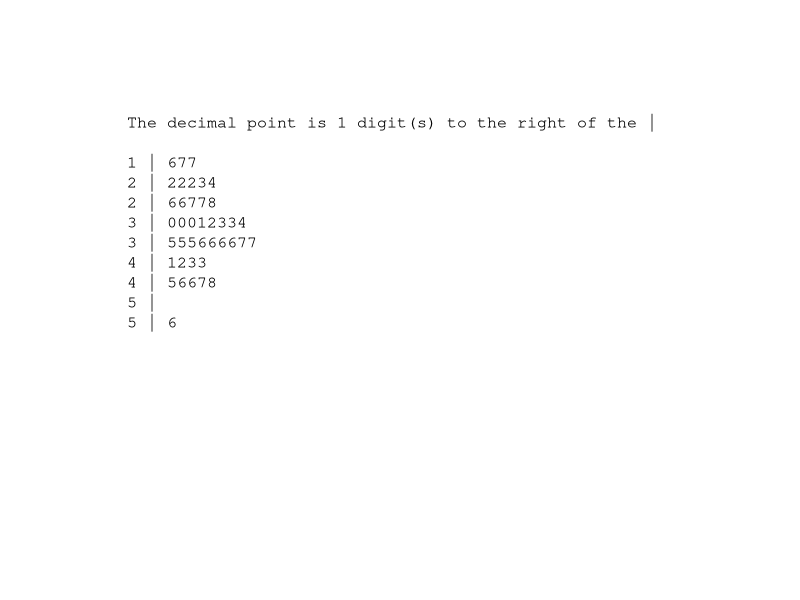
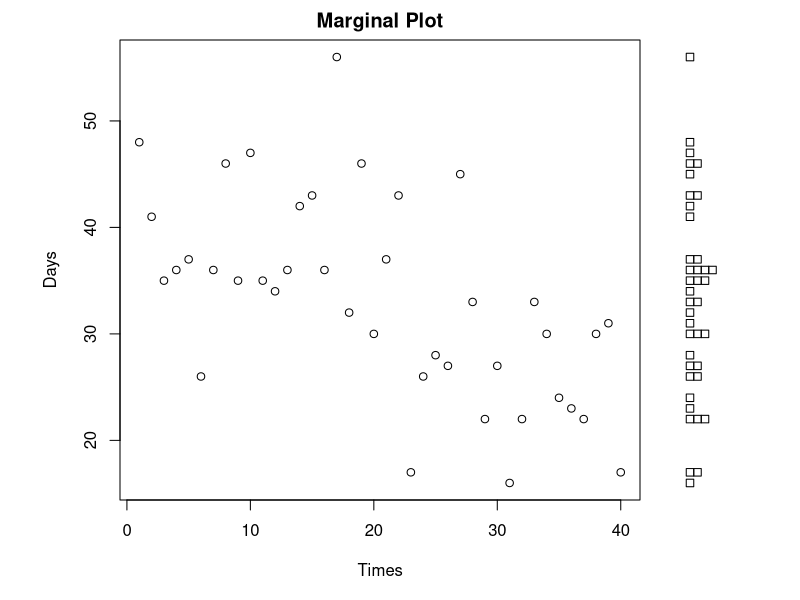
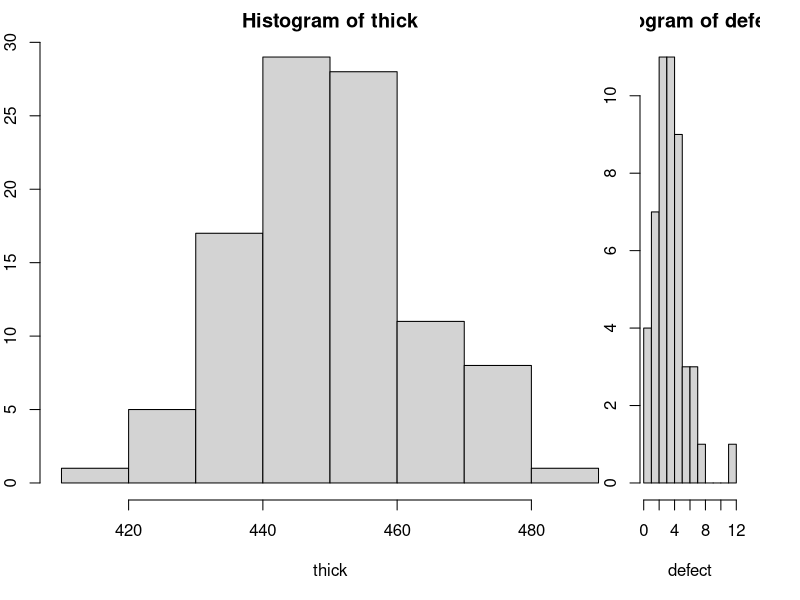
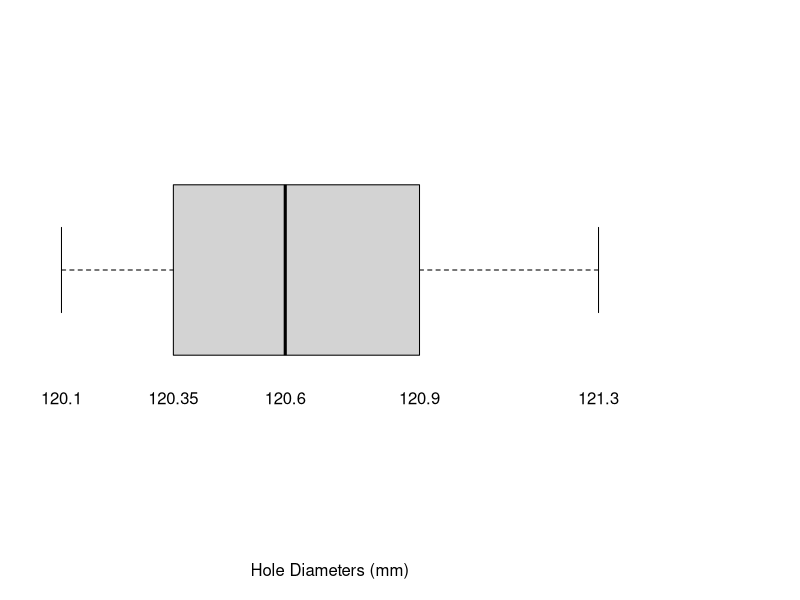
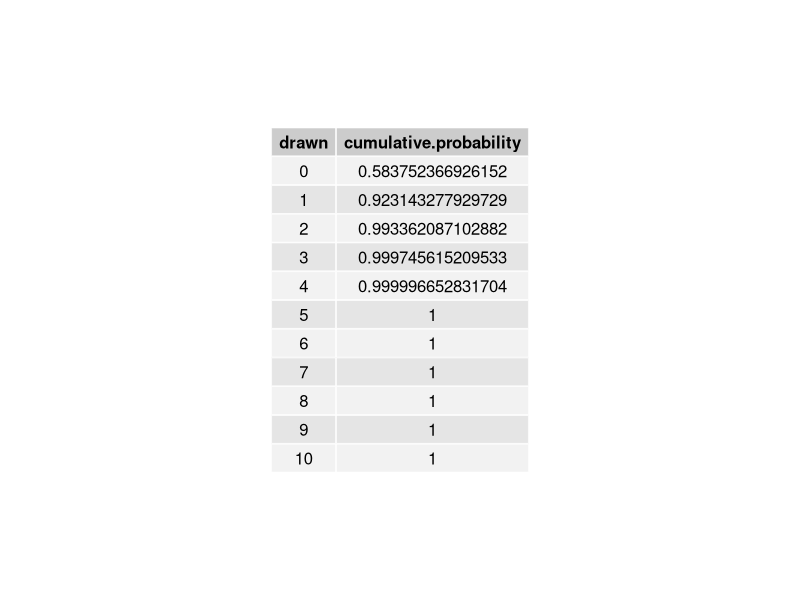
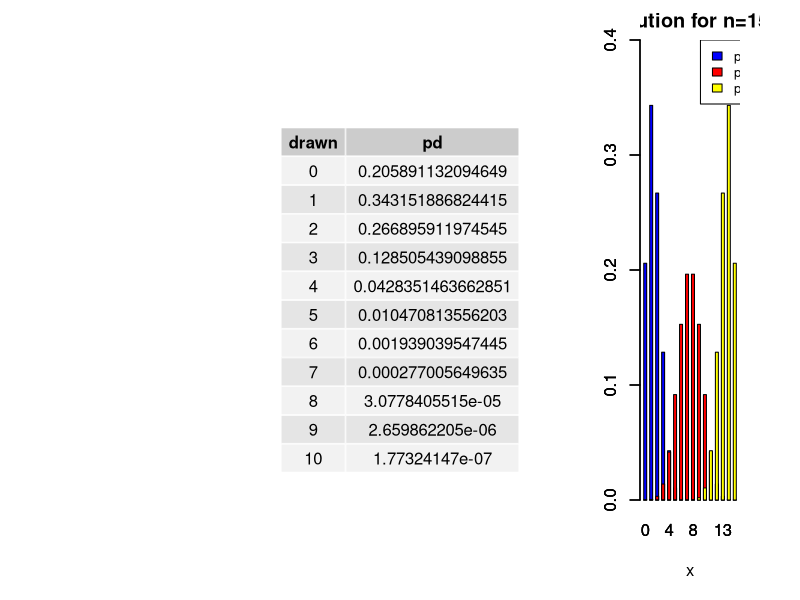
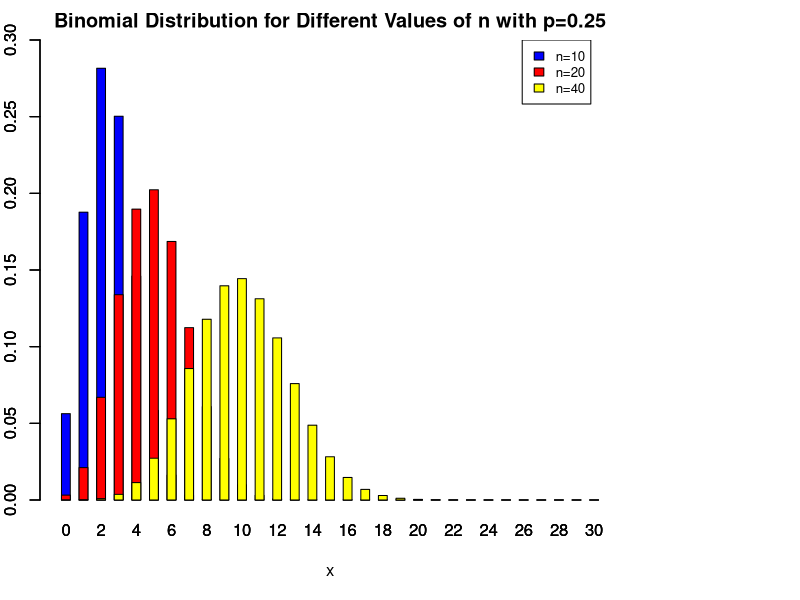

These figures' R source, in order: (Note: this script raises an error after producing the figures.)
## ---- chunk 1
days <- c(48,41,35,36,37,26,36,46,35,47,35,34,36,42,43,36,56,32,46,30,37,43,17,26,28,27,45,33,22,27,16,22,33,30,24,23,22,30,31,17)
tempplot1 <- capture.output(stem(days))
plot.new()
text(0,1,paste(tempplot1,collapse='\n'),adj=c(0,1),family='mono')

## ---- chunk 2
times<- seq(1:40)
df <- data.frame(times,days)
new_layout <- layout(matrix(c(1,2),nrow=1,ncol=2),widths=c(5,1),heights=c(5,5),TRUE)
par(mar=c(5,4,2,0))
plot(df,xlab="Times",ylab="Days",main="Marginal Plot")
par(mar=c(5,0,2,1))
stripchart(days,method="stack",offset=0.5,vertical=TRUE,axes=FALSE)
## ---- chunk 3
thick <- c(438,413,444,468,445,472,474,454,455,449,450,450,450,459,466,470,457,441,450,445,487,430,446,450,456,433,455,459,423,455,451,437,444,453,434,454,448,435,432,441,452,465,466,473,471,464,478,446,459,464,441,444,458,454,437,443,465,435,444,457,444,471,471,458,459,449,462,460,445,437,461,453,452,438,445,435,454,428,454,434,432,431,455,447,454,435,425,449,449,452,471,458,445,463,423,451,440,442,441,439)
hist(thick)

defect <- c(6,1,5,7,8,6,0,2,4,2,5,2,4,4,1,4,1,7,2,3,4,3,3,3,6,3,2,3,4,5,5,2,3,4,4,4,2,3,5,7,5,4,5,5,4,5,3,3,3,12)
hist(defect,12)
## ---- chunk 4
mean(thick)
## ---- chunk 5
var(thick)
## ---- chunk 6
sd(thick)

## ---- chunk 7
diameter <- c(120.5,120.9,120.3,121.3,120.4,120.2,120.1,120.5,120.7,121.1,120.9,120.8)
bp <- boxplot(diameter, horizontal=TRUE, xlab="Hole Diameters (mm)", border=TRUE, frame=FALSE,axes=FALSE)
leg <- as.character(bp$stats)
text(x=bp$stats,y=0.7,labels=leg)
## ---- chunk 8
# Displaying Cumulative Distribution Function of Hypergeometric Distribution
# x=0,1,2,3,4,5,6,7,8,9,10
# D=5; nonconforming
# lot size, N =5+95=100, conforming=100-5=95
# n=10; sampling size
# p(X $\le$ x)
library(gridExtra)
library(grid)
drawn <- c(0:10)
cumulative.probability <- phyper(drawn,5,95,10)
# probability of 0, 1, 2, 3,...,10 nonconformative items found in the sample.
hyper <- cbind(drawn,cumulative.probability)
grid.newpage()
g <- grid.table(hyper)

## ---- chunk 9
library(grid)
library(gridExtra)
drawn=c(0:10)
pd <- dbinom(drawn,15,0.1)
bd <- cbind(drawn,pd)
grid.newpage()
grid.table(bd)
## ---- chunk 10
n=c(0:15)
bd0.1 <- dbinom(n,15,0.1)
bd0.5 <- dbinom(n,15,0.5)
bd0.9 <- dbinom(n,15,0.9)
barplot(bd0.1,n,col="blue",xlab="x",ylab="f(x)",beside=TRUE,axes=TRUE,width=15,space=1,ylim=c(0,0.4),main="Binomial Distribution for n=15 at Different p")
barplot(bd0.5,n,col="red",xlab="x",ylab="f(x)",beside=TRUE,axes=TRUE,width=15,space=1,add=TRUE)
barplot(bd0.9,n,col="yellow",xlab="x",ylab="f(x)",beside=TRUE,axes=TRUE,width=15,space=1,add=TRUE)
legend(300,0.4,col=c("blue","red","yellow"),legend=c("p=0.1","p=0.5","p=0.9"),fill=c("blue","red","yellow"),cex=0.8)
## ---- chunk 11

n <- c(0:30)
bd1 <- dbinom(n,10,0.25)
bd2 <- dbinom(n,20,0.25)
bd3 <- dbinom(n,40,0.25)
barplot(bd1,n,col="blue",xlab="x",ylab="f(x)",main="Binomial Distribution for Different Values of n with p=0.25",beside=TRUE,axes=TRUE,width=15,space=1,ylim=c(0,0.3))
barplot(bd2,n,col="red",xlab="x",ylab="f(x)",beside=TRUE,axes=TRUE,width=15,space=1,add=TRUE)
barplot(bd3,n,col="yellow",xlab="x",ylab="f(x)",beside=TRUE,axes=TRUE,width=15,space=1,add=TRUE)
legend(800,0.3,col=c("blue","red","yellow"),legend=c("n=10","n=20","n=40"),fill=c("blue","red","yellow"),cex=0.8)
## ---- chunk 12
library(grid)
library(gridExtra)
x <- c(0,1,2)
P <- dpois(q,4)
pd <-cbind(x,P)
grid.newpage()
grid.table(pd)
## ---- chunk 13
x <- c(0:40)
pd1 <- dpois(x,4)
pd2 <- dpois(x,8)
pd3 <- dpois(x,12)
pd4 <- dpois(x,16)
barplot(pd1,x,col="blue",xlab="x",ylab="p(x)",beside=TRUE,axes=TRUE,width=15,space=1,ylim=c(0,0.2),main=expression(paste("Poisson Probability Distribution for selected values of ",lambda)))
barplot(pd2,x,col="red",xlab="x",ylab="p(x)",beside=TRUE,axes=TRUE,width=15,space=1,add=TRUE)
barplot(pd3,x,col="yellow",xlab="x",ylab="p(x)",beside=TRUE,axes=TRUE,width=15,space=1,add=TRUE)
barplot(pd4,x,col="green",xlab="x",ylab="p(x)",beside=TRUE,axes=TRUE,width=15,space=1,add=TRUE)
legend(1100,0.2,title=expression(lambda) ,legend=c("4","8","12","16"),col=c("red","blue","yellow","green"),fill=c("blue","red","yellow","green"),cex=0.8)


